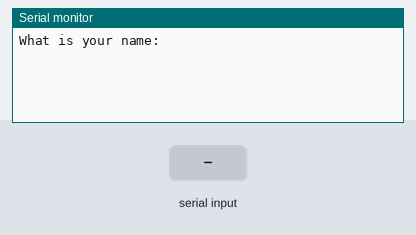
This sketch was run on a simulated Arduino Uno, built with avr-gcc and run on an emulated ATmega328P. Shown: the last lines printed to the serial monitor. Inputs (shaded band) come from the test bench.

Above: at 1.2 s.
1.3 s: "1" received over Serial
At 2.9 s:
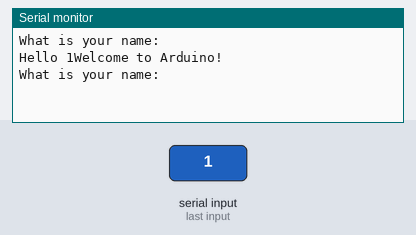
3.8 s: "0" received over Serial
At 5.2 s:
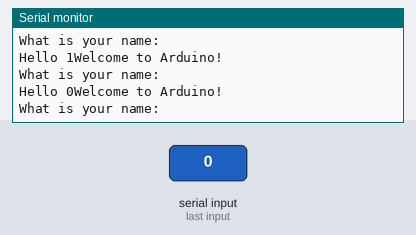
5.3 s: "2" received over Serial
At 7.2 s:
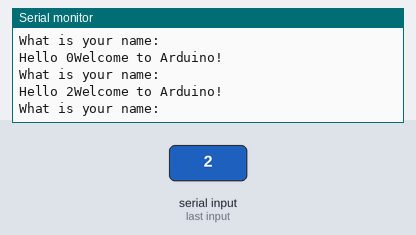

Measured:
- after the input at 1.3 s, the serial monitor: prints a new line after 1.0 s (image 1)
- after the input at 3.8 s, the serial monitor: prints a new line after 1.0 s (image 2)
- after the input at 5.3 s, the serial monitor: prints a new line after 1.0 s (image 3)

The sketch:

reading_string_from_serial_monitor.ino
```cpp
String myName;
String msg= "What is your name: ";
String msg1 = "Hello ";
String msg2 = "Welcome to Arduino!";
void setup() {
  // put your setup code here, to run once:
Serial.begin(9600);
}

void loop() {
  // put your main code here, to run repeatedly:
Serial.println(msg);
while(Serial.available()==0){

}
myName = Serial.readString();
Serial.print(msg1);
Serial.print(myName);
Serial.println(msg2);
}
```
